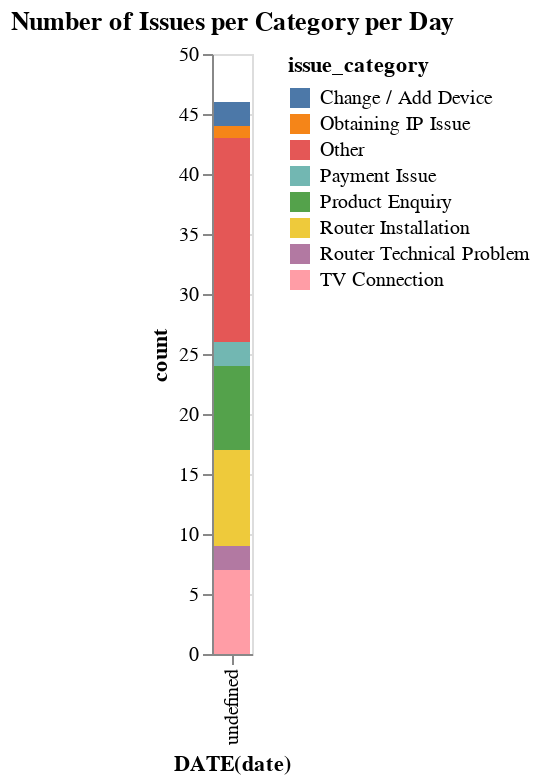

Write notebook code for a chart like this one.
### Markdown cell above
#### Altair

### Code cell
import altair as alt

alt.Chart(df).mark_bar().encode(
    x='DATE(date):O',
    y='count:Q',
    color='issue_category:N',
).properties(
    title='Number of Issues per Category per Day'
).interactive()

### Figure 1 — Vega-Lite specification as saved in the notebook (floating-point values rounded to 4 significant figures)
{"config": {"view": {"continuousWidth": 300, "continuousHeight": 300}}, "data": {"name": "data-8b5e761b82c089ac9187a5102e9eebdf"}, "mark": {"type": "bar"}, "encoding": {"color": {"field": "issue_category", "type": "nominal"}, "x": {"field": "DATE(date)", "type": "ordinal"}, "y": {"field": "count", "type": "quantitative"}}, "params": [{"name": "param_6", "select": {"type": "interval", "encodings": ["x", "y"]}, "bind": "scales"}], "title": "Number of Issues per Category per Day", "$schema": "https://vega.github.io/schema/vega-lite/v5.15.1.json", "datasets": {"data-8b5e761b82c089ac9187a5102e9eebdf": [{"date": "2023-10-23", "issue_category": "Other", "count": 5}, {"date": "2023-10-23", "issue_category": "TV Connection", "count": 1}, {"date": "2023-10-24", "issue_category": "Change / Add Device", "count": 1}, {"date": "2023-10-24", "issue_category": "Other", "count": 9}, {"date": "2023-10-24", "issue_category": "Router Installation", "count": 1}, {"date": "2023-10-24", "issue_category": "TV Connection", "count": 2}, {"date": "2023-10-25", "issue_category": "Payment Issue", "count": 1}, {"date": "2023-10-25", "issue_category": "Product Enquiry", "count": 2}, {"date": "2023-10-25", "issue_category": "Router Installation", "count": 4}, {"date": "2023-10-25", "issue_category": "TV Connection", "count": 2}, {"date": "2023-10-26", "issue_category": "Change / Add Device", "count": 1}, {"date": "2023-10-26", "issue_category": "Other", "count": 1}, {"date": "2023-10-26", "issue_category": "Product Enquiry", "count": 3}, {"date": "2023-10-26", "issue_category": "Router Installation", "count": 3}, {"date": "2023-10-26", "issue_category": "TV Connection", "count": 1}, {"date": "2023-10-27", "issue_category": "Obtaining IP Issue", "count": 1}, {"date": "2023-10-27", "issue_category": "Other", "count": 2}, {"date": "2023-10-27", "issue_category": "Payment Issue", "count": 1}, {"date": "2023-10-27", "issue_category": "Product Enquiry", "count": 2}, {"date": "2023-10-27", "issue_category": "Router Technical Problem", "count": 2}, {"date": "2023-10-27", "issue_category": "TV Connection", "count": 1}]}}
